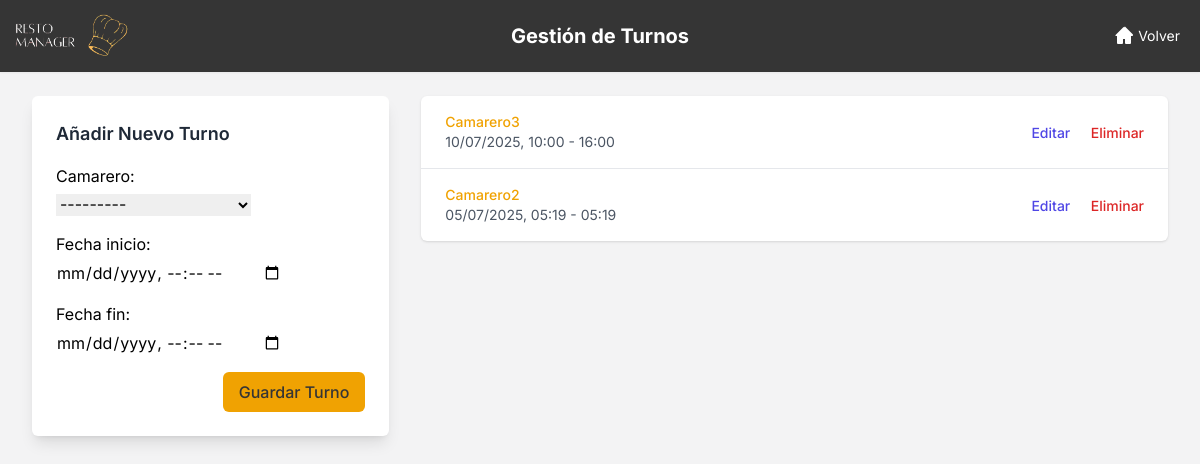
Screenshot of /dashboard/turnos/ (signed in) with the database file from the repository.
### restaurante_app/models.py (models this page shows, shortened)
class Turno(models.Model):
    camarero = models.ForeignKey(
        Usuario,
        on_delete=models.CASCADE,
        limit_choices_to={'rol': 'CAMARERO'},
        help_text="Camarero asignado a este turno."
    )
    fecha_inicio = models.DateTimeField(help_text="Fecha y hora de inicio del turno.")
    fecha_fin = models.DateTimeField(help_text="Fecha y hora de finalización del turno.")
    class Meta:
        ordering = ['-fecha_inicio']

class Usuario(AbstractUser):
    first_name = None
    last_name = None
    ROL_CHOICES = (('MESA', 'Mesa'), ('ENCARGADO', 'Encargado'), ('CAMARERO', 'Camarero'))
    rol = models.CharField(max_length=10, choices=ROL_CHOICES, default='MESA')
    codigo_secreto_camarero = models.CharField(max_length=10, blank=True, null=True, unique=True, help_text="Código secreto para camareros (4 dígitos)")
    objects = UsuarioManager()
    def __str__(self):
        return f"{self.username} ({self.get_rol_display()})"

### restaurante_app/views.py (the view)
    @login_required
    def _wrapped_view(request, *args, **kwargs):
        if request.user.rol != 'ENCARGADO':
            messages.error(request, 'No tienes permiso para acceder a esta página.')
            return redirect('index')
        return view_func(request, *args, **kwargs)

### restaurante_app/forms.py (shortened to what this page needs)
class TurnoForm(forms.ModelForm):
    camarero = forms.ModelChoiceField(
        queryset=Usuario.objects.filter(rol='CAMARERO').order_by('username'),
        label="Camarero"
    )
    class Meta:
        model = Turno
        fields = ['camarero', 'fecha_inicio', 'fecha_fin']
        widgets = {
            'fecha_inicio': forms.DateTimeInput(attrs={'type': 'datetime-local'}, format='%Y-%m-%dT%H:%M'),
            'fecha_fin': forms.DateTimeInput(attrs={'type': 'datetime-local'}, format='%Y-%m-%dT%H:%M'),
        }

### restaurante_app/views.py (called while the page is built)
def staff_required(view_func):
    @login_required
    def _wrapped_view(request, *args, **kwargs):
        if request.user.rol != 'ENCARGADO':
            messages.error(request, 'No tienes permiso para acceder a esta página.')
            return redirect('index')
        return view_func(request, *args, **kwargs)
    return _wrapped_view

@staff_required
def gestion_turnos_view(request):
    if request.method == 'POST':
        form = TurnoForm(request.POST)
        if form.is_valid():
            form.save()
            messages.success(request, 'Turno creado exitosamente.')
            return redirect('gestion_turnos')
    else:
        form = TurnoForm()
    turnos = Turno.objects.all()
    context = {
        'turnos': turnos,
        'form': form
    }
    return render(request, 'app/gestion_turnos.html', context)

### templates/app/gestion_turnos.html (shortened to what this page needs)
{% load static %}
<!DOCTYPE html>
<html lang="es">
<head>
    <script src="https://cdn.tailwindcss.com"></script>
</head>
<body class="bg-grisClaro">
    <header class="bg-[#353535] shadow-sm relative">
        <div class="w-full mx-auto py-2 px-0 flex items-center justify-between relative">
            <div class="flex items-center ml-[-12px]">
                <img src="{% static 'img/imagelogo.png' %}" alt="Logo" class="h-14 w-45">
            </div>
            <h1 class="absolute left-1/2 transform -translate-x-1/2 text-xl font-bold text-white">
                Gestión de Turnos
            </h1>
            <div class="flex items-center space-x-4 mr-5">
                <a href="{% url 'dashboard' %}" class="flex items-center text-white text-sm hover:text-gray-300">
                    <svg xmlns="http://www.w3.org/2000/svg" class="h-5 w-5 mr-1" fill="currentColor" viewBox="0 0 20 20">
                        <path d="M10.707 1.293a1 1 0 00-1.414 0l-8 8A1 1 0 002 10h1v7a1 1 0 001 1h4a1 1 0 001-1v-4h2v4a1 1 0 001 1h4a1 1 0 001-1v-7h1a1 1 0 00.707-1.707l-8-8z" />
                    </svg>
                    Volver
                </a>
            </div>
        </div>
    </header>
    <main class="max-w-7xl mx-auto py-6 sm:px-6 lg:px-8">
        <div class="lg:grid lg:grid-cols-12 lg:gap-8">
            <div class="lg:col-span-4">
                <div class="bg-white p-6 rounded-md shadow-lg">
                    <h2 class="text-lg font-semibold mb-4 text-gray-800">Añadir Nuevo Turno</h2>
                    <form method="post">
                        {% for field in form %}
                        <div class="form-field-wrapper mb-4">
                            {{ field.label_tag }}
                            <div class="mt-1">{{ field }}</div>
                        </div>
                        {% endfor %}
                        <div class="flex justify-end mt-4">
                            <button type="submit" class="px-4 py-2 rounded-md bg-secundario text-grisOscuro font-medium">Guardar Turno</button>
                        </div>
                    </form>
                </div>
            </div>
            <div class="lg:col-span-8 mt-6 lg:mt-0">
                <div class="bg-white shadow overflow-hidden rounded-md">
                    <ul role="list" class="divide-y divide-gray-200">
                        {% for turno in turnos %}
                        <li class="px-6 py-4 flex items-center justify-between">
                            <div>
                                <p class="text-sm font-medium text-secundario">{{ turno.camarero.username }}</p>
                                <p class="text-sm text-gray-600">{{ turno.fecha_inicio|date:"d/m/Y, H:i" }} - {{ turno.fecha_fin|date:"H:i" }}</p>
                            </div>
                            <div class="space-x-4">
                                <a href="{% url 'editar_turno' turno.id %}" class="text-sm font-medium text-indigo-600">Editar</a>
                                <form action="{% url 'eliminar_turno' turno.id %}" method="post" class="inline eliminar-form">
                                    <button type="button" class="text-sm font-medium text-red-600 btn-eliminar">Eliminar</button>
                                </form>
                            </div>
                        </li>
                        {% empty %}
                        <li class="px-6 py-4 text-center text-gray-500">No hay turnos programados.</li>
                        {% endfor %}
                    </ul>
                </div>
            </div>
        </div>
    </main>
</body>
</html>

### templates/app/gestion_turnos.html (style rules this page uses)
body { font-family: 'Inter', sans-serif; }

### rows the page displays
Turno: camarero.username "Camarero3", fecha_inicio "10/07/2025, 10:00", fecha_fin "16:00"
Turno: camarero.username "Camarero2", fecha_inicio "05/07/2025, 05:19", fecha_fin "05:19"

### other values shown
{{ field.label_tag }} "Camarero:" "Fecha inicio:" "Fecha fin:"
